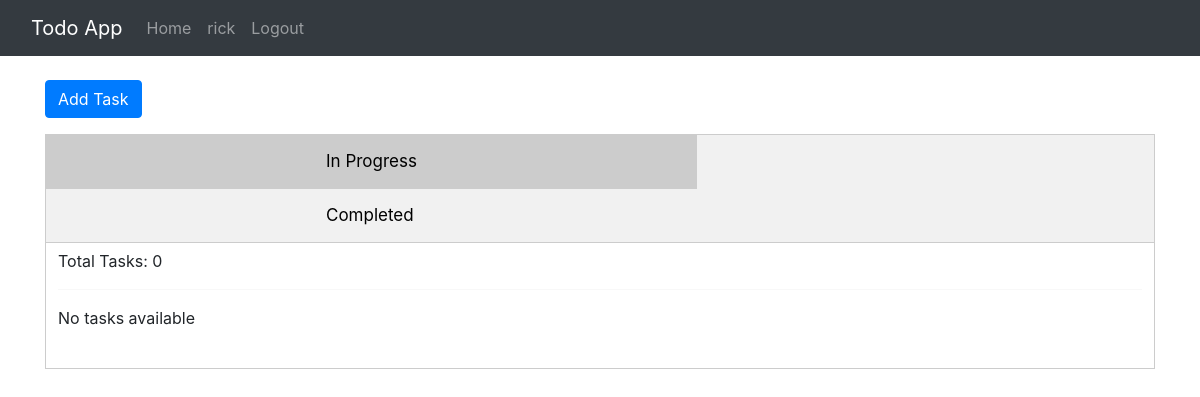
Before: / (signed in) with the older database file.
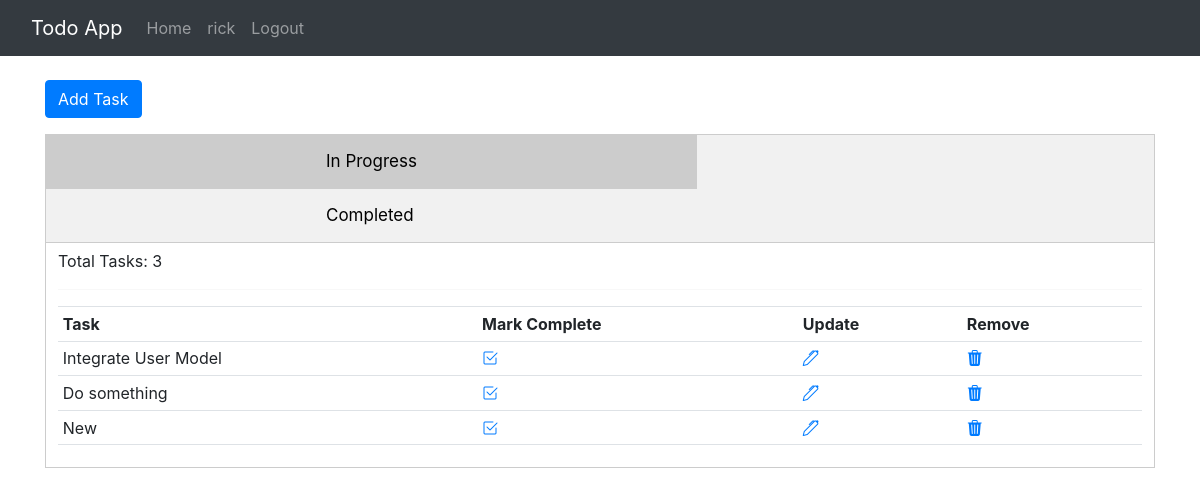
After: the same page with the newer database file.
### todo_app/models.py (models this page shows, shortened)
class Task(models.Model):
    task_user = models.ForeignKey(User, on_delete=models.CASCADE, null=True, blank=True)
    task_name = models.CharField(max_length=200)
    date_created = models.DateTimeField(auto_now=True)
    date_updated = models.DateTimeField(auto_now_add=True)
    is_completed = models.BooleanField(default=False)

### todo_app/views.py (the view)
# urls.py: path('', views.index, name="index"),
@login_required(login_url="todo_app:login")
def index(request):
    user = request.user
    all_tasks = user.task_set.all()
    in_progress_tasks = all_tasks.filter(is_completed=False)
    completed_tasks = all_tasks.filter(is_completed=True)
    context = {
        'in_progress_tasks': in_progress_tasks,
        'completed_tasks': completed_tasks,
    }
    return render(request, 'todo_app/index.html', context)

### todo_app/templates/todo_app/index.html (shortened to what this page needs)
{% extends 'todo_app/base.html' %}
{% block content %}
<div class="input-group mb-3">
  <a href="{% url 'todo_app:add_task' %}"><button class='btn btn-primary'>Add Task</button></a>
</div>
<div class="tab">
    <button class="tablinks" onclick="openCity(event, 'in-progress')" id="defaultOpen">In Progress</button>
    <button class="tablinks" onclick="openCity(event, 'completed')">Completed</button>
  </div>
  <div id="in-progress" class="tabcontent">
      <table class="table table-sm">
        <div>
          <span>Total Tasks: {{ in_progress_tasks.count }}</span>
        </div>
        <hr>
        {% if in_progress_tasks %}
            <tr>
              <th>Task</th>
              <th>Mark Complete</th>
              <th>Update</th>
              <th>Remove</th>
            </tr>
            {% for task in in_progress_tasks %}
              <tr>
                <td>{{ task.task_name }}</td>
                <td>
                  <a href="{% url 'todo_app:mark_complete_or_incomplete' task.id %}">
                  <i class="bi bi-check2-square"></i></a>
                </td>
                <td>
                  <a href="{% url 'todo_app:update_task' task.id %}">
                    <i class="bi bi-pen"></i></a>
                </td>
                <td>
                  <a href="{% url 'todo_app:delete_task' task.id %}">
                    <i class="bi bi-trash3-fill"></i></a>
                </td>
              </tr>
            {% endfor %}
        {% else %}
            <p>No tasks available </p>
        {% endif %}
      </table>
  </div>
{% endblock content %}

### todo_app/templates/todo_app/base.html (shortened to what this page needs)
{% load static %}
<!DOCTYPE html>
<html lang="en">
<head>
    <link href="https://cdn.jsdelivr.net/npm/bootstrap@5.2.3/dist/css/bootstrap.min.css" rel="stylesheet">
    <link rel="stylesheet" href="https://cdn.jsdelivr.net/npm/bootstrap-icons@1.10.2/font/bootstrap-icons.css">
    <link rel="stylesheet" href="https://stackpath.bootstrapcdn.com/bootstrap/4.5.0/css/bootstrap.min.css">
    <link rel="stylesheet" href="{% static 'css/main.css' %}">
</head>
<body>
    {% include 'todo_app/navbar.html' %}
    <br>
    <div class="container">
        {% block content %}
        {% endblock content %}
    </div>
</body>
</html>

### todo_app/templates/todo_app/navbar.html (shortened to what this page needs)
<nav class="navbar navbar-expand-lg bg-dark navbar-dark">
    <div class="container-fluid">
      <a class="navbar-brand" href="#">Todo App</a>
      <div class="collapse navbar-collapse" id="navbarNav">
        <ul class="navbar-nav">
          <li class="nav-item">
            <a class="nav-link" aria-current="page" href="{% url 'todo_app:index' %}">Home</a>
          </li>
          {% if request.user.is_authenticated %}
          <span class="nav-item">
            <a class="nav-link" href="#">{{ request.user }}</a>
          </span>
          <li class="nav-item right">
            <a class="nav-link" href="{% url 'todo_app:logout' %}">Logout</a>
          </li>
          {% else %}
          <li class="nav-item right">
            <a class="nav-link" href="{% url 'todo_app:login' %}">Login</a>
          </li>
          {% endif %}
        </ul>
      </div>
    </div>
  </nav>

### static/css/main.css (style rules this page uses)
.tab { overflow: hidden; border: 1px solid #ccc; background-color: #f1f1f1; }
.tab button { background-color: inherit; float: left; border: none; outline: none; cursor: pointer; padding: 14px 280px; transition: 0.3s; font-size: 17px; }
.tab button.active { background-color: #ccc; }
.tabcontent { display: none; padding: 6px 12px; border: 1px solid #ccc; border-top: none; }

Changed rows visible on the page:
now on this page (row edited): Task: task_name "Integrate User Model"
changed Task: task_user_id empty → 1 (drawn)
added Task: task_name "Do something"
added Task: task_name "New"
Other visible differences:
{{ in_progress_tasks.count }}: "0" → "3"
text no longer shown: "No tasks available"
text now shown: "Task Mark Complete Update Remove"
